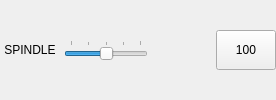
            <widget class="QWidget" name="widget_spindle_ovr" native="true">
             <layout class="QHBoxLayout" name="horizontalLayout_15">
              <property name="spacing">
               <number>4</number>
              </property>
              <property name="leftMargin">
               <number>0</number>
              </property>
              <property name="topMargin">
               <number>0</number>
              </property>
              <property name="rightMargin">
               <number>0</number>
              </property>
              <property name="bottomMargin">
               <number>0</number>
              </property>
              <item>
               <widget class="QLabel" name="label_17">
                <property name="sizePolicy">
                 <sizepolicy hsizetype="Fixed" vsizetype="Fixed">
                  <horstretch>0</horstretch>
                  <verstretch>0</verstretch>
                 </sizepolicy>
                </property>
                <property name="minimumSize">
                 <size>
                  <width>60</width>
                  <height>40</height>
                 </size>
                </property>
                <property name="maximumSize">
                 <size>
                  <width>60</width>
                  <height>40</height>
                 </size>
                </property>
                <property name="text">
                 <string>SPINDLE</string>
                </property>
                <property name="alignment">
                 <set>Qt::AlignCenter</set>
                </property>
               </widget>
              </item>
              <item>
               <widget class="StatusSlider" name="slider_spindle">
                <property name="minimumSize">
                 <size>
                  <width>0</width>
                  <height>20</height>
                 </size>
                </property>
                <property name="maximumSize">
                 <size>
                  <width>16777215</width>
                  <height>20</height>
                 </size>
                </property>
                <property name="maximum">
                 <number>100</number>
                </property>
                <property name="sliderPosition">
                 <number>50</number>
                </property>
                <property name="orientation">
                 <enum>Qt::Horizontal</enum>
                </property>
                <property name="tickPosition">
                 <enum>QSlider::TicksAbove</enum>
                </property>
                <property name="tickInterval">
                 <number>25</number>
                </property>
                <property name="spindle_rate" stdset="0">
                 <bool>true</bool>
                </property>
               </widget>
              </item>
              <item>
               <widget class="StatusLabel" name="statuslabel_spindle_ovr">
                <property name="sizePolicy">
                 <sizepolicy hsizetype="Fixed" vsizetype="Fixed">
                  <horstretch>0</horstretch>
                  <verstretch>0</verstretch>
                 </sizepolicy>
                </property>
                <property name="minimumSize">
                 <size>
                  <width>60</width>
                  <height>40</height>
                 </size>
                </property>
                <property name="maximumSize">
                 <size>
                  <width>60</width>
                  <height>40</height>
                 </size>
                </property>
                <property name="alignment">
                 <set>Qt::AlignCenter</set>
                </property>
                <property name="textTemplate" stdset="0">
                 <string>%d %%</string>
                </property>
                <property name="spindle_override_status" stdset="0">
                 <bool>true</bool>
                </property>
               </widget>
              </item>
              <item>
               <widget class="ActionButton" name="action_spindle_100">
                <property name="sizePolicy">
                 <sizepolicy hsizetype="Fixed" vsizetype="Fixed">
                  <horstretch>0</horstretch>
                  <verstretch>0</verstretch>
                 </sizepolicy>
                </property>
                <property name="minimumSize">
                 <size>
                  <width>60</width>
                  <height>40</height>
                 </size>
                </property>
                <property name="maximumSize">
                 <size>
                  <width>60</width>
                  <height>40</height>
                 </size>
                </property>
                <property name="text">
                 <string>100</string>
                </property>
                <property name="spindle_over_action" stdset="0">
                 <bool>true</bool>
                </property>
                <property name="template_label_option" stdset="0">
                 <bool>false</bool>
                </property>
                <property name="joint_number" stdset="0">
                 <number>0</number>
                </property>
                <property name="incr_imperial_number" stdset="0">
                 <double>0.010000000000000</double>
                </property>
                <property name="incr_mm_number" stdset="0">
                 <double>0.025000000000000</double>
                </property>
                <property name="incr_angular_number" stdset="0">
                 <double>-1.000000000000000</double>
                </property>
                <property name="toggle_float_option" stdset="0">
                 <bool>false</bool>
                </property>
                <property name="float_num" stdset="0">
                 <double>100.000000000000000</double>
                </property>
                <property name="float_alt_num" stdset="0">
                 <double>50.000000000000000</double>
                </property>
                <property name="view_type_string" stdset="0">
                 <string>P</string>
                </property>
                <property name="command_text_string" stdset="0">
                 <string/>
                </property>
                <property name="ini_mdi_number" stdset="0">
                 <number>0</number>
                </property>
                <property name="textTemplate" stdset="0">
                 <string>%1.3f in</string>
                </property>
                <property name="alt_textTemplate" stdset="0">
                 <string>%1.2f mm</string>
                </property>
               </widget>
              </item>
             </layout>
            </widget>
